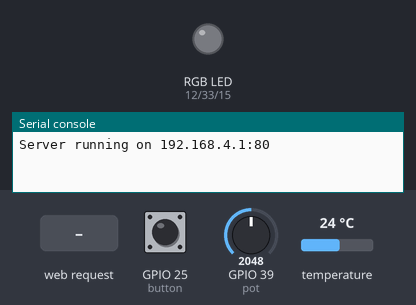
A program run on a simulated ESP32 board running MicroPython. On the bench: an RGB LED mixed from three pins (HIGH = lit), the last lines printed to the serial console. The test bench sets the inputs (shaded band); at power-on: GPIO 25 (button) HIGH, GPIO 39 (pot) = 2048, temperature 24 °C (analog values on the 0–4095 scale). Dim RGB values are drawn brighter than linear; the board's own WiFi access point starts at once; library files of the repository ran but are not shown: mcp9808.py.

Above: at 1.2 s.
1.3 s: HTTP request GET /toggle received
At 1.9 s:
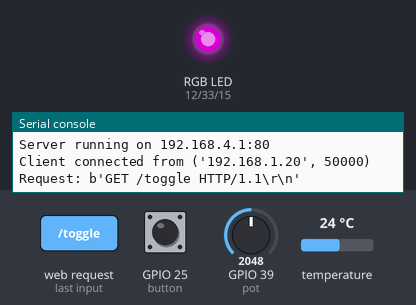
2.8 s: HTTP request GET /api/data received
4.3 s: HTTP request GET /api/pins received
Timing chart, 0 to 7.3 s (numbered marks = the images above; inputs shaded):
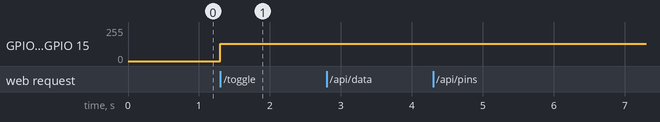

Measured:
- after the input at 1.3 s, GPIO 12 (red), GPIO 15 (blue): 0/255 → 128/255 at once

The program:

main.py
```python
'''
+------------------+------------+
|     Component    |   Pin(s)   |
+------------------+------------+
| Temp Sensor      | SCL - 22   |
|                  | SDA - 23   |
+------------------+------------+
| Potentiometer    | 39         |
+------------------+------------+
| RGB LED          | Red   - 12 |
|                  | Green - 33 |
|                  | Blue  - 15 |
+------------------+------------+
| Button 1         | 25         |
+------------------+------------+

'''

# main.py
import network
import socket
import ujson
from engine import ESP32Controller

controller = ESP32Controller()

# init WiFi Access Point
ap = network.WLAN(network.AP_IF)
ap.active(True)
ap.config(essid='mini-Markus', authmode=3, password='ra2ra2ra2')

with open('index.html', 'r') as f:
    html_template = f.read()

# init Setup socket
addr = socket.getaddrinfo('0.0.0.0', 80)[0][-1]
server = socket.socket()
server.bind(addr)
server.listen(1)

print("Server running on 192.168.4.1:80")

while True:
    controller.check_button_toggle()

    cl, addr = server.accept()
    print('Client connected from', addr)
    cl_file = cl.makefile('rwb', 0)
    request_line = cl_file.readline()
    print("Request:", request_line)

    while True:
        line = cl_file.readline()
        if not line or line == b'\r\n':
            break

    # Parse route
    try:
        request_path = request_line.decode().split(' ')[1]
    except:
        request_path = '/'

    if request_path == '/api/data':
        data = controller.get_status()
        response = ujson.dumps(data)
        cl.send("HTTP/1.1 200 OK\r\nContent-Type: application/json\r\n\r\n")
        cl.send(response)

    elif request_path == '/api/pins':
        response = ujson.dumps(controller.get_status()["pins"])
        cl.send("HTTP/1.1 200 OK\r\nContent-Type: application/json\r\n\r\n")
        cl.send(response)

    elif request_path == '/api/temperature':
        response = ujson.dumps({"temperature": controller.read_temperature()})
        cl.send("HTTP/1.1 200 OK\r\nContent-Type: application/json\r\n\r\n")
        cl.send(response)

    elif request_path == '/api/potentiometer':
        response = ujson.dumps({"potentiometer": controller.read_potentiometer()})
        cl.send("HTTP/1.1 200 OK\r\nContent-Type: application/json\r\n\r\n")
        cl.send(response)

    elif request_path == '/api/button1':
        response = ujson.dumps({"button1": controller.read_button_state()})
        cl.send("HTTP/1.1 200 OK\r\nContent-Type: application/json\r\n\r\n")
        cl.send(response)

    elif request_path == '/api/rgb':
        response = ujson.dumps(controller.get_rgb_brightness())
        cl.send("HTTP/1.1 200 OK\r\nContent-Type: application/json\r\n\r\n")
        cl.send(response)

    elif request_path == '/toggle':
        controller.toggle_led()
        cl.send("HTTP/1.1 200 OK\r\nContent-Type: text/plain\r\n\r\nLED toggled")

    elif '.' in request_path:
        try:
            with open(request_path, 'r') as f:
                cl.send(f.read())
        except:
            cl.send("HTTP/1.1 404 NO FILE\r\n\r\n")
    else:
        html = html_template
        cl.send("HTTP/1.1 200 OK\r\nContent-Type: text/html\r\n\r\n")
        cl.sendall(html)

    cl.close()
```

engine.py
```python
from machine import Pin, ADC, PWM, I2C
import time
import mcp9808

class ESP32Controller:
    def __init__(self):
        self.button = Pin(25, Pin.IN, Pin.PULL_UP)

        # RGB LED Pins
        self.led_pins = {
            'red': PWM(Pin(12), freq=1000),
            'green': PWM(Pin(33), freq=1000),
            'blue': PWM(Pin(15), freq=1000)
        }

        # Initialize LED state
        self.led_on = False

        # Potentiometer
        self.pot = ADC(Pin(39))
        self.pot.atten(ADC.ATTN_11DB)

        # Temperature Sensor
        self.i2c = I2C(scl=Pin(22), sda=Pin(23))
        self.temp_sensor = mcp9808.MCP9808(self.i2c)

        # Button press state memory
        self.last_button_state = self.button.value()

    def read_temperature(self):
        return self.temp_sensor.read_temperature()

    def read_potentiometer(self):
        return self.pot.read()

    def read_button_state(self):
        return 0 if self.button.value() else 1

    def toggle_led(self):
        self.led_on = not self.led_on
        self.update_led()

    def update_led(self):
        brightness = self.read_potentiometer() // 4  # Scale 0–4095 to 0–1023
        temp = self.read_temperature()

        for pwm in self.led_pins.values():
            pwm.duty(0)

        if not self.led_on:
            return

        if temp <= 26.5:
            self.led_pins['red'].duty(brightness)
            self.led_pins['green'].duty(0)
            self.led_pins['blue'].duty(brightness)
        elif temp <= 27:
            self.led_pins['red'].duty(brightness)
            self.led_pins['green'].duty(brightness)
            self.led_pins['blue'].duty(0)
        else:
            self.led_pins['red'].duty(0)
            self.led_pins['green'].duty(brightness)
            self.led_pins['blue'].duty(brightness)

    def check_button_toggle(self):
        current = self.button.value()
        if self.last_button_state == 1 and current == 0:
            self.toggle_led()
            time.sleep_ms(100)
        self.last_button_state = current
        self.update_led()


    def get_rgb_brightness(self):
        return {
            "red": self.led_pins['red'].duty(),
            "green": self.led_pins['green'].duty(),
            "blue": self.led_pins['blue'].duty()
        }

    def get_status(self):
        rgb = self.get_rgb_brightness()
        return {
            "temperature": self.read_temperature(),
            "potentiometer": self.read_potentiometer(),
            "button1": self.read_button_state(),
            "rgb_brightness": rgb,
            "pins": [
                {"label": "Temperature Sensor - SCL", "pin": 22, "value": "I2C"},
                {"label": "Temperature Sensor - SDA", "pin": 23, "value": "I2C"},
                {"label": "Potentiometer", "pin": 39, "value": self.read_potentiometer()},
                {"label": "RGB LED - Red", "pin": 12, "value": rgb["red"]},
                {"label": "RGB LED - Green", "pin": 33, "value": rgb["green"]},
                {"label": "RGB LED - Blue", "pin": 15, "value": rgb["blue"]},
                {"label": "Button 1", "pin": 25, "value": self.read_button_state()}
            ]
        }
```
